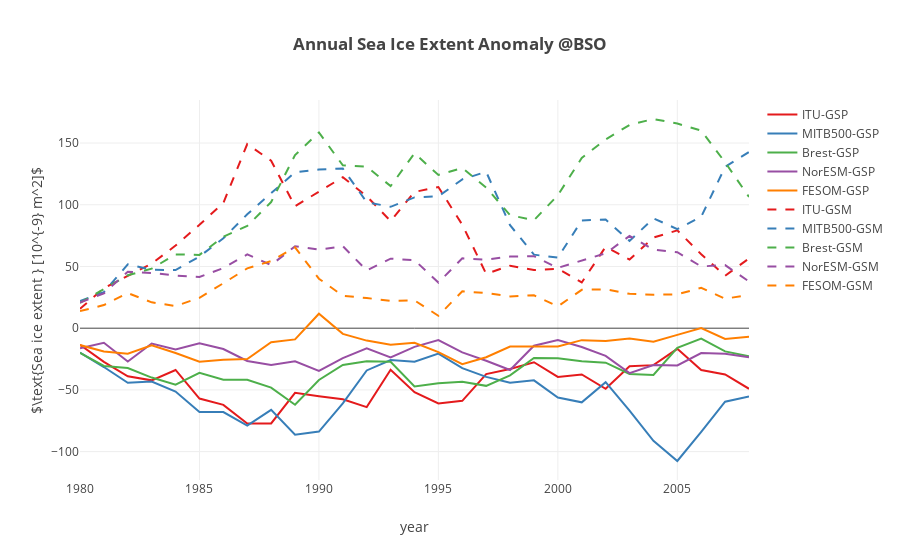

The notebook cell this image was saved under:
### Code cell
""" Plot annual mean of heat fluxes anomaly"""
modelnames = ['ITU' , 'MITB500', 'Brest', 'NorESM', 'FESOM']
colors = ['blue', 'darkorange', 'red', 'green', 'cyan']
colors2 = cl.scales['5']['qual']['Set1'];
# names of the control, gsp and gsn variables [total]
ctln = ['ctlxice_barents', 'SIextBK_c', 'refice_extent_BSKS', 'ice_extent_NorESM_BarentsKara_ctrl', 'ctliext_BK']
gspn = ['gspxice_barents', 'SIextBK_gsp', 'gspice_extent_BSKS', 'ice_extent_NorESM_BarentsKara_gsp', 'gspiext_BK']
gsnn = ['gsnxice_barents', 'SIextBK_gsm', 'gsnice_extent_BSKS', 'ice_extent_NorESM_BarentsKara_gsn', 'gsniext_BK']

coeffs = [1e-9, 1e-9, 1e-9, 1e-9, 1e-9]

layout = go.Layout(
    title='<b>Annual Sea Ice Extent Anomaly @BSO</b>',
    yaxis=dict(
        title='$\\text{Sea ice extent } [10^{-9} m^2]$',
        #range=[-14, 14]
    ),
    xaxis=dict(
        title='year'
    )
)    


def update_plot(models):
    
    datap = []
    datan = []
    for ind,mdl in enumerate(models):
        dnm = 'ds'+np.str(ind)+'.'+ctln[ind]+'.groupby(\'time.year\').mean().year'
        time = np.copy(eval(dnm))
        dnm = 'ds'+np.str(ind)+'.'+ctln[ind]+'.groupby(\'time.year\').mean()'
        dnm2 = 'ds'+np.str(ind)+'.'+gspn[ind]+'.groupby(\'time.year\').mean()'
        dnm3 = 'ds'+np.str(ind)+'.'+gsnn[ind]+'.groupby(\'time.year\').mean()'
        val1 = np.copy(eval(dnm2)-eval(dnm))*coeffs[ind]
        val2 = np.copy(eval(dnm3)-eval(dnm))*coeffs[ind]
        trace1 = go.Scatter(            
            x = time,
            y = val1,
            mode = 'lines',
            name = mdl+'-GSP',
            line = dict(
                width = 2,
                color = colors2[ind],
                shape = 'smooth'
            )
        )
        datap.append(trace1)
        trace2 = go.Scatter(            
            x = time,
            y = val2,
            mode = 'lines',
            name = mdl+'-GSM',
            line = dict(
                width = 2,
                color = colors2[ind],
                dash = 'dash',
                shape = 'smooth'
            )
        )
        datan.append(trace2)


   
    data = datap + datan
    
    fig = go.Figure(data=data, layout=layout)
    py.offline.iplot(fig)
     
update_plot(modelnames)

### Figure 1 — Plotly figure (JSON) as saved in the notebook; plotly's stock layout.template omitted (floating-point values rounded to 4 significant figures)
{"data": [{"line": {"color": "rgb(228,26,28)", "shape": "smooth", "width": 2}, "mode": "lines", "name": "ITU-GSP", "type": "scatter", "x": [1980, 1981, 1982, 1983, 1984, 1985, 1986, 1987, 1988, 1989, 1990, 1991, 1992, 1993, 1994, 1995, 1996, 1997, 1998, 1999, 2000, 2001, 2002, 2003, 2004, 2005, 2006, 2007, 2008], "y": [-13.37, -27.31, -38.99, -42.26, -33.85, -57.02, -62.1, -77.22, -77.14, -52.39, -55.09, -57.54, -63.97, -33.7, -51.9, -61.01, -58.84, -37.2, -33.09, -27.6, -39.5, -37.51, -49.11, -30.89, -29.94, -16.73, -33.89, -37.44, -49.08]}, {"line": {"color": "rgb(55,126,184)", "shape": "smooth", "width": 2}, "mode": "lines", "name": "MITB500-GSP", "type": "scatter", "x": [1980, 1981, 1982, 1983, 1984, 1985, 1986, 1987, 1988, 1989, 1990, 1991, 1992, 1993, 1994, 1995, 1996, 1997, 1998, 1999, 2000, 2001, 2002, 2003, 2004, 2005, 2006, 2007, 2008], "y": [-19.83, -31.46, -44.27, -43.28, -51.32, -67.97, -67.94, -78.97, -66.18, -86.29, -83.76, -60.9, -34.23, -25.83, -27.13, -20.64, -32.31, -39.43, -44.26, -42.25, -56.21, -60.05, -43.7, -66.84, -91.25, -107.6, -83.91, -59.52, -55.32]}, {"line": {"color": "rgb(77,175,74)", "shape": "smooth", "width": 2}, "mode": "lines", "name": "Brest-GSP", "type": "scatter", "x": [1980, 1981, 1982, 1983, 1984, 1985, 1986, 1987, 1988, 1989, 1990, 1991, 1992, 1993, 1994, 1995, 1996, 1997, 1998, 1999, 2000, 2001, 2002, 2003, 2004, 2005, 2006, 2007, 2008], "y": [-19.94, -30.61, -32.3, -40.0, -45.75, -36.19, -41.68, -41.8, -48.16, -62.05, -41.93, -29.79, -26.75, -27.19, -47.19, -44.65, -43.4, -46.71, -38.22, -24.14, -24.32, -26.81, -27.92, -37.07, -37.84, -15.98, -8.433, -18.82, -22.7]}, {"line": {"color": "rgb(152,78,163)", "shape": "smooth", "width": 2}, "mode": "lines", "name": "NorESM-GSP", "type": "scatter", "x": [1980, 1981, 1982, 1983, 1984, 1985, 1986, 1987, 1988, 1989, 1990, 1991, 1992, 1993, 1994, 1995, 1996, 1997, 1998, 1999, 2000, 2001, 2002, 2003, 2004, 2005, 2006, 2007, 2008], "y": [-16.28, -11.83, -26.95, -12.45, -17.24, -12.12, -16.88, -26.58, -29.8, -26.85, -34.63, -24.19, -16.38, -23.6, -15.12, -9.675, -19.57, -26.39, -33.87, -14.19, -9.616, -15.27, -22.41, -36.39, -29.91, -30.23, -20.16, -20.69, -23.57]}, {"line": {"color": "rgb(255,127,0)", "shape": "smooth", "width": 2}, "mode": "lines", "name": "FESOM-GSP", "type": "scatter", "x": [1980, 1981, 1982, 1983, 1984, 1985, 1986, 1987, 1988, 1989, 1990, 1991, 1992, 1993, 1994, 1995, 1996, 1997, 1998, 1999, 2000, 2001, 2002, 2003, 2004, 2005, 2006, 2007, 2008], "y": [-13.69, -18.89, -20.74, -13.86, -20.12, -27.18, -25.61, -24.92, -11.38, -9.08, 11.72, -4.579, -10.05, -13.35, -11.84, -19.38, -29.19, -23.53, -14.89, -14.79, -14.77, -9.683, -10.29, -8.374, -10.98, -5.402, 0.05065, -8.663, -6.955]}, {"line": {"color": "rgb(228,26,28)", "dash": "dash", "shape": "smooth", "width": 2}, "mode": "lines", "name": "ITU-GSM", "type": "scatter", "x": [1980, 1981, 1982, 1983, 1984, 1985, 1986, 1987, 1988, 1989, 1990, 1991, 1992, 1993, 1994, 1995, 1996, 1997, 1998, 1999, 2000, 2001, 2002, 2003, 2004, 2005, 2006, 2007, 2008], "y": [15.72, 32.41, 42.42, 52.25, 66.97, 83.74, 101.5, 149.1, 135.6, 98.77, 110.6, 122.3, 106.9, 86.78, 110.4, 114.3, 83.81, 44.04, 50.66, 47.1, 48.24, 37.05, 65.96, 55.65, 73.38, 79.26, 59.93, 42.48, 56.47]}, {"line": {"color": "rgb(55,126,184)", "dash": "dash", "shape": "smooth", "width": 2}, "mode": "lines", "name": "MITB500-GSM", "type": "scatter", "x": [1980, 1981, 1982, 1983, 1984, 1985, 1986, 1987, 1988, 1989, 1990, 1991, 1992, 1993, 1994, 1995, 1996, 1997, 1998, 1999, 2000, 2001, 2002, 2003, 2004, 2005, 2006, 2007, 2008], "y": [21.99, 29.18, 51.74, 47.36, 47.06, 58.05, 72.86, 92.3, 109.4, 126.2, 128.6, 129.4, 102.1, 98.32, 105.9, 106.8, 120.6, 126.7, 83.44, 59.55, 57.13, 87.31, 87.99, 70.64, 89.02, 80.27, 90.3, 130.6, 142.7]}, {"line": {"color": "rgb(77,175,74)", "dash": "dash", "shape": "smooth", "width": 2}, "mode": "lines", "name": "Brest-GSM", "type": "scatter", "x": [1980, 1981, 1982, 1983, 1984, 1985, 1986, 1987, 1988, 1989, 1990, 1991, 1992, 1993, 1994, 1995, 1996, 1997, 1998, 1999, 2000, 2001, 2002, 2003, 2004, 2005, 2006, 2007, 2008], "y": [20.48, 31.93, 42.85, 48.28, 59.76, 59.38, 74.15, 82.81, 102.2, 140.3, 158.6, 131.9, 130.8, 115.1, 141.7, 124.1, 129.7, 113.9, 91.6, 87.44, 107.7, 137.9, 153.0, 164.7, 169.5, 165.8, 160.0, 134.4, 106.3]}, {"line": {"color": "rgb(152,78,163)", "dash": "dash", "shape": "smooth", "width": 2}, "mode": "lines", "name": "NorESM-GSM", "type": "scatter", "x": [1980, 1981, 1982, 1983, 1984, 1985, 1986, 1987, 1988, 1989, 1990, 1991, 1992, 1993, 1994, 1995, 1996, 1997, 1998, 1999, 2000, 2001, 2002, 2003, 2004, 2005, 2006, 2007, 2008], "y": [20.81, 28.23, 45.77, 44.76, 42.63, 41.48, 48.73, 59.77, 51.18, 66.3, 63.65, 66.44, 46.75, 56.3, 55.15, 36.94, 56.56, 55.55, 58.05, 58.35, 48.86, 54.57, 60.64, 74.71, 63.61, 61.53, 50.03, 51.1, 37.84]}, {"line": {"color": "rgb(255,127,0)", "dash": "dash", "shape": "smooth", "width": 2}, "mode": "lines", "name": "FESOM-GSM", "type": "scatter", "x": [1980, 1981, 1982, 1983, 1984, 1985, 1986, 1987, 1988, 1989, 1990, 1991, 1992, 1993, 1994, 1995, 1996, 1997, 1998, 1999, 2000, 2001, 2002, 2003, 2004, 2005, 2006, 2007, 2008], "y": [13.82, 18.75, 28.49, 20.96, 17.94, 24.6, 36.43, 48.49, 54.41, 65.47, 40.1, 26.22, 24.47, 22.04, 22.55, 10.07, 29.91, 28.45, 25.74, 26.66, 17.64, 31.09, 31.5, 27.84, 27.15, 27.41, 32.72, 23.83, 27.06]}], "layout": {"title": "<b>Annual Sea Ice Extent Anomaly @BSO</b>", "xaxis": {"title": "year"}, "yaxis": {"title": "$\\text{Sea ice extent } [10^{-9} m^2]$"}}}
